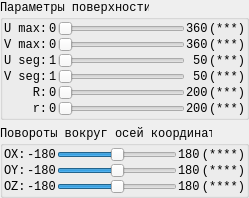
            <widget class="QWidget" name="widget_Expand_SurfaceLocation" native="true">
             <layout class="QVBoxLayout" name="verticalLayout_7">
              <property name="leftMargin">
               <number>0</number>
              </property>
              <property name="topMargin">
               <number>0</number>
              </property>
              <property name="rightMargin">
               <number>0</number>
              </property>
              <property name="bottomMargin">
               <number>0</number>
              </property>
              <item>
               <widget class="QGroupBox" name="groupBox_SurfaceParams">
                <property name="font">
                 <font>
                  <family>Consolas</family>
                 </font>
                </property>
                <property name="title">
                 <string>Параметры поверхности</string>
                </property>
                <layout class="QVBoxLayout" name="verticalLayout_6">
                 <property name="spacing">
                  <number>1</number>
                 </property>
                 <property name="leftMargin">
                  <number>1</number>
                 </property>
                 <property name="topMargin">
                  <number>1</number>
                 </property>
                 <property name="rightMargin">
                  <number>1</number>
                 </property>
                 <property name="bottomMargin">
                  <number>1</number>
                 </property>
                 <item>
                  <layout class="QHBoxLayout" name="horizontalLayout_6">
                   <item>
                    <widget class="QLabel" name="label_U_Max">
                     <property name="font">
                      <font>
                       <family>Consolas</family>
                      </font>
                     </property>
                     <property name="text">
                      <string>U max:</string>
                     </property>
                    </widget>
                   </item>
                   <item>
                    <widget class="QLabel" name="label_10">
                     <property name="font">
                      <font>
                       <family>Consolas</family>
                      </font>
                     </property>
                     <property name="text">
                      <string>0</string>
                     </property>
                    </widget>
                   </item>
                   <item>
                    <widget class="QSlider" name="slider_U_Max">
                     <property name="font">
                      <font>
                       <family>Consolas</family>
                      </font>
                     </property>
                     <property name="minimum">
                      <number>1</number>
                     </property>
                     <property name="maximum">
                      <number>720</number>
                     </property>
                     <property name="orientation">
                      <enum>Qt::Horizontal</enum>
                     </property>
                    </widget>
                   </item>
                   <item>
                    <widget class="QLabel" name="label_11">
                     <property name="font">
                      <font>
                       <family>Consolas</family>
                      </font>
                     </property>
                     <property name="text">
                      <string>360</string>
                     </property>
                    </widget>
                   </item>
                   <item>
                    <widget class="QLabel" name="value_U_Max">
                     <property name="font">
                      <font>
                       <family>Consolas</family>
                      </font>
                     </property>
                     <property name="text">
                      <string>(***)</string>
                     </property>
                    </widget>
                   </item>
                  </layout>
                 </item>
                 <item>
                  <layout class="QHBoxLayout" name="horizontalLayout_7">
                   <item>
                    <widget class="QLabel" name="label_V_Max">
                     <property name="font">
                      <font>
                       <family>Consolas</family>
                      </font>
                     </property>
                     <property name="text">
                      <string>V max:</string>
                     </property>
                    </widget>
                   </item>
                   <item>
                    <widget class="QLabel" name="label_13">
                     <property name="font">
                      <font>
                       <family>Consolas</family>
                      </font>
                     </property>
                     <property name="text">
                      <string>0</string>
                     </property>
                    </widget>
                   </item>
                   <item>
                    <widget class="QSlider" name="slider_V_Max">
                     <property name="font">
                      <font>
                       <family>Consolas</family>
                      </font>
                     </property>
                     <property name="minimum">
                      <number>1</number>
                     </property>
                     <property name="maximum">
                      <number>360</number>
                     </property>
                     <property name="orientation">
                      <enum>Qt::Horizontal</enum>
                     </property>
                    </widget>
                   </item>
                   <item>
                    <widget class="QLabel" name="label_14">
                     <property name="font">
                      <font>
                       <family>Consolas</family>
                      </font>
                     </property>
                     <property name="text">
                      <string>360</string>
                     </property>
                    </widget>
                   </item>
                   <item>
                    <widget class="QLabel" name="value_V_Max">
                     <property name="font">
                      <font>
                       <family>Consolas</family>
                      </font>
                     </property>
                     <property name="text">
                      <string>(***)</string>
                     </property>
                    </widget>
                   </item>
                  </layout>
                 </item>
                 <item>
                  <layout class="QHBoxLayout" name="horizontalLayout_9">
                   <item>
                    <widget class="QLabel" name="label_U_Interval">
                     <property name="font">
                      <font>
                       <family>Consolas</family>
                      </font>
                     </property>
                     <property name="text">
                      <string>U seg:</string>
                     </property>
                    </widget>
                   </item>
                   <item>
                    <widget class="QLabel" name="label_16">
                     <property name="font">
                      <font>
                       <family>Consolas</family>
                      </font>
                     </property>
                     <property name="text">
                      <string>1</string>
                     </property>
                    </widget>
                   </item>
                   <item>
                    <widget class="QSlider" name="slider_U_Interval">
                     <property name="font">
                      <font>
                       <family>Consolas</family>
                      </font>
                     </property>
                     <property name="minimum">
                      <number>1</number>
                     </property>
                     <property name="maximum">
                      <number>50</number>
                     </property>
                     <property name="orientation">
                      <enum>Qt::Horizontal</enum>
                     </property>
                    </widget>
                   </item>
                   <item>
                    <widget class="QLabel" name="label_17">
                     <property name="font">
                      <font>
                       <family>Consolas</family>
                      </font>
                     </property>
                     <property name="text">
                      <string> 50</string>
                     </property>
                    </widget>
                   </item>
                   <item>
                    <widget class="QLabel" name="value_U_Interval">
                     <property name="font">
                      <font>
                       <family>Consolas</family>
                      </font>
                     </property>
                     <property name="text">
                      <string>(***)</string>
                     </property>
                    </widget>
                   </item>
                  </layout>
                 </item>
                 <item>
                  <layout class="QHBoxLayout" name="horizontalLayout_10">
                   <item>
                    <widget class="QLabel" name="label_V_Interval">
                     <property name="font">
                      <font>
                       <family>Consolas</family>
                      </font>
                     </property>
                     <property name="text">
                      <string>V seg:</string>
                     </property>
                    </widget>
                   </item>
                   <item>
                    <widget class="QLabel" name="label_19">
                     <property name="font">
                      <font>
                       <family>Consolas</family>
                      </font>
                     </property>
                     <property name="text">
                      <string>1</string>
                     </property>
                    </widget>
                   </item>
                   <item>
                    <widget class="QSlider" name="slider_V_Interval">
                     <property name="font">
                      <font>
                       <family>Consolas</family>
                      </font>
                     </property>
                     <property name="minimum">
                      <number>1</number>
                     </property>
                     <property name="maximum">
                      <number>50</number>
                     </property>
                     <property name="orientation">
                      <enum>Qt::Horizontal</enum>
                     </property>
                    </widget>
                   </item>
                   <item>
                    <widget class="QLabel" name="label_20">
                     <property name="font">
                      <font>
                       <family>Consolas</family>
                      </font>
                     </property>
                     <property name="text">
                      <string> 50</string>
                     </property>
                    </widget>
                   </item>
                   <item>
                    <widget class="QLabel" name="value_V_Interval">
                     <property name="font">
                      <font>
                       <family>Consolas</family>
                      </font>
                     </property>
                     <property name="text">
                      <string>(***)</string>
                     </property>
                    </widget>
                   </item>
                  </layout>
                 </item>
                 <item>
                  <layout class="QHBoxLayout" name="horizontalLayout_11">
                   <item>
                    <widget class="QLabel" name="label_U_Param">
                     <property name="font">
                      <font>
                       <family>Consolas</family>
                      </font>
                     </property>
                     <property name="text">
                      <string>    R:</string>
                     </property>
                    </widget>
                   </item>
                   <item>
                    <widget class="QLabel" name="label_22">
                     <property name="font">
                      <font>
                       <family>Consolas</family>
                      </font>
                     </property>
                     <property name="text">
                      <string>0</string>
                     </property>
                    </widget>
                   </item>
                   <item>
                    <widget class="QSlider" name="slider_U_Param">
                     <property name="font">
                      <font>
                       <family>Consolas</family>
                      </font>
                     </property>
                     <property name="maximum">
                      <number>200</number>
                     </property>
                     <property name="orientation">
                      <enum>Qt::Horizontal</enum>
                     </property>
                    </widget>
                   </item>
                   <item>
                    <widget class="QLabel" name="label_23">
                     <property name="font">
                      <font>
                       <family>Consolas</family>
                      </font>
                     </property>
                     <property name="text">
                      <string>200</string>
                     </property>
                    </widget>
                   </item>
                   <item>
                    <widget class="QLabel" name="value_U_Param">
                     <property name="font">
                      <font>
                       <family>Consolas</family>
                      </font>
                     </property>
                     <property name="text">
                      <string>(***)</string>
                     </property>
                    </widget>
                   </item>
                  </layout>
                 </item>
                 <item>
                  <layout class="QHBoxLayout" name="horizontalLayout_12">
                   <item>
                    <widget class="QLabel" name="label_V_Param">
                     <property name="font">
                      <font>
                       <family>Consolas</family>
                      </font>
                     </property>
                     <property name="text">
                      <string>    r:</string>
                     </property>
                    </widget>
                   </item>
                   <item>
                    <widget class="QLabel" name="label_25">
                     <property name="font">
                      <font>
                       <family>Consolas</family>
                      </font>
                     </property>
                     <property name="text">
                      <string>0</string>
                     </property>
                    </widget>
                   </item>
                   <item>
                    <widget class="QSlider" name="slider_V_Param">
                     <property name="font">
                      <font>
                       <family>Consolas</family>
                      </font>
                     </property>
                     <property name="maximum">
                      <number>200</number>
                     </property>
                     <property name="orientation">
                      <enum>Qt::Horizontal</enum>
                     </property>
                    </widget>
                   </item>
                   <item>
                    <widget class="QLabel" name="label_26">
                     <property name="font">
                      <font>
                       <family>Consolas</family>
                      </font>
                     </property>
                     <property name="text">
                      <string>200</string>
                     </property>
                    </widget>
                   </item>
                   <item>
                    <widget class="QLabel" name="value_V_Param">
                     <property name="font">
                      <font>
                       <family>Consolas</family>
                      </font>
                     </property>
                     <property name="text">
                      <string>(***)</string>
                     </property>
                    </widget>
                   </item>
                  </layout>
                 </item>
                </layout>
               </widget>
              </item>
              <item>
               <widget class="QGroupBox" name="groupBox_Rotate">
                <property name="font">
                 <font>
                  <family>Consolas</family>
                 </font>
                </property>
                <property name="title">
                 <string>Повороты вокруг осей координат</string>
                </property>
                <layout class="QVBoxLayout" name="verticalLayout_10">
                 <property name="spacing">
                  <number>1</number>
                 </property>
                 <property name="leftMargin">
                  <number>1</number>
                 </property>
                 <property name="topMargin">
                  <number>1</number>
                 </property>
                 <property name="rightMargin">
                  <number>1</number>
                 </property>
                 <property name="bottomMargin">
                  <number>1</number>
                 </property>
                 <item>
                  <layout class="QHBoxLayout" name="horizontalLayout_3">
                   <item>
                    <widget class="QLabel" name="label_X_Rotate">
                     <property name="font">
                      <font>
                       <family>Consolas</family>
                      </font>
                     </property>
                     <property name="text">
                      <string>OX:</string>
                     </property>
                    </widget>
                   </item>
                   <item>
                    <widget class="QLabel" name="label_5">
                     <property name="font">
                      <font>
                       <family>Consolas</family>
                      </font>
                     </property>
                     <property name="text">
                      <string>-180</string>
                     </property>
                    </widget>
                   </item>
                   <item>
                    <widget class="QSlider" name="slider_X_Rotate">
                     <property name="font">
                      <font>
                       <family>Consolas</family>
                      </font>
                     </property>
                     <property name="minimum">
                      <number>-180</number>
                     </property>
                     <property name="maximum">
                      <number>180</number>
                     </property>
                     <property name="orientation">
                      <enum>Qt::Horizontal</enum>
                     </property>
                    </widget>
                   </item>
                   <item>
                    <widget class="QLabel" name="label_4">
                     <property name="font">
                      <font>
                       <family>Consolas</family>
                      </font>
                     </property>
                     <property name="text">
                      <string>180</string>
                     </property>
                    </widget>
                   </item>
                   <item>
                    <widget class="QLabel" name="value_X_Rotate">
                     <property name="font">
                      <font>
                       <family>Consolas</family>
                      </font>
                     </property>
                     <property name="text">
                      <string>(****)</string>
                     </property>
                     <property name="alignment">
                      <set>Qt::AlignRight|Qt::AlignTrailing|Qt::AlignVCenter</set>
                     </property>
                    </widget>
                   </item>
                  </layout>
                 </item>
                 <item>
                  <layout class="QHBoxLayout" name="horizontalLayout_4">
                   <item>
                    <widget class="QLabel" name="label_Y_Rotate">
                     <property name="font">
                      <font>
                       <family>Consolas</family>
                      </font>
                     </property>
                     <property name="text">
                      <string>OY:</string>
                     </property>
                    </widget>
                   </item>
                   <item>
                    <widget class="QLabel" name="label">
                     <property name="font">
                      <font>
                       <family>Consolas</family>
                      </font>
                     </property>
                     <property name="text">
                      <string>-180</string>
                     </property>
                    </widget>
                   </item>
                   <item>
                    <widget class="QSlider" name="slider_Y_Rotate">
                     <property name="font">
                      <font>
                       <family>Consolas</family>
                      </font>
                     </property>
                     <property name="minimum">
                      <number>-180</number>
                     </property>
                     <property name="maximum">
                      <number>180</number>
                     </property>
                     <property name="orientation">
                      <enum>Qt::Horizontal</enum>
                     </property>
                    </widget>
                   </item>
                   <item>
                    <widget class="QLabel" name="label_2">
                     <property name="font">
                      <font>
                       <family>Consolas</family>
                      </font>
                     </property>
                     <property name="text">
                      <string>180</string>
                     </property>
                    </widget>
                   </item>
                   <item>
                    <widget class="QLabel" name="value_Y_Rotate">
                     <property name="font">
                      <font>
                       <family>Consolas</family>
                      </font>
                     </property>
                     <property name="text">
                      <string>(****)</string>
                     </property>
                     <property name="alignment">
                      <set>Qt::AlignRight|Qt::AlignTrailing|Qt::AlignVCenter</set>
                     </property>
                    </widget>
                   </item>
                  </layout>
                 </item>
                 <item>
                  <layout class="QHBoxLayout" name="horizontalLayout_5">
                   <item>
                    <widget class="QLabel" name="label_Z_Rotate">
                     <property name="font">
                      <font>
                       <family>Consolas</family>
                      </font>
                     </property>
                     <property name="text">
                      <string>OZ:</string>
                     </property>
                    </widget>
                   </item>
                   <item>
                    <widget class="QLabel" name="label_8">
                     <property name="font">
                      <font>
                       <family>Consolas</family>
                      </font>
                     </property>
                     <property name="text">
                      <string>-180</string>
                     </property>
                    </widget>
                   </item>
                   <item>
                    <widget class="QSlider" name="slider_Z_Rotate">
                     <property name="font">
                      <font>
                       <family>Consolas</family>
                      </font>
                     </property>
                     <property name="minimum">
                      <number>-180</number>
                     </property>
                     <property name="maximum">
                      <number>180</number>
                     </property>
                     <property name="orientation">
                      <enum>Qt::Horizontal</enum>
                     </property>
                    </widget>
                   </item>
                   <item>
                    <widget class="QLabel" name="label_9">
                     <property name="font">
                      <font>
                       <family>Consolas</family>
                      </font>
                     </property>
                     <property name="text">
                      <string>180</string>
                     </property>
                    </widget>
                   </item>
                   <item>
                    <widget class="QLabel" name="value_Z_Rotate">
                     <property name="font">
                      <font>
                       <family>Consolas</family>
                      </font>
                     </property>
                     <property name="text">
                      <string>(****)</string>
                     </property>
                     <property name="alignment">
                      <set>Qt::AlignRight|Qt::AlignTrailing|Qt::AlignVCenter</set>
                     </property>
                    </widget>
                   </item>
                  </layout>
                 </item>
                </layout>
               </widget>
              </item>
             </layout>
            </widget>
